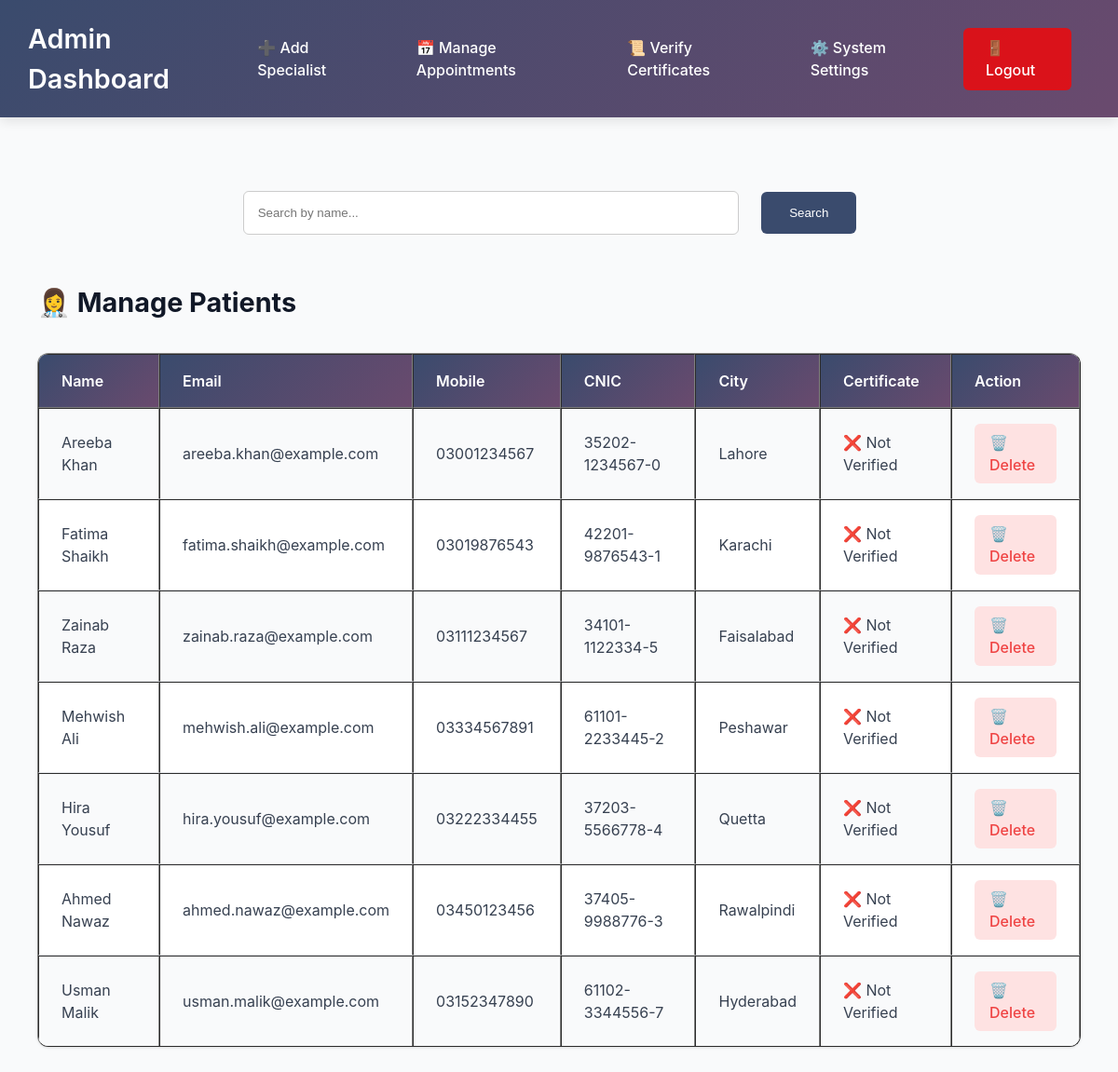
/derma/admin/manage_patients.php, run on the app's committed database.
### tables this page shows
CREATE TABLE `patients` (
  `id` int NOT NULL,
  `first_name` varchar(50) NOT NULL,
  `last_name` varchar(50) NOT NULL,
  `username` varchar(50) NOT NULL,
  `password` varchar(255) NOT NULL,
  `email` varchar(100) NOT NULL,
  `mobile` varchar(15) NOT NULL,
  `cnic` varchar(15) NOT NULL,
  `state` varchar(50) NOT NULL,
  `city` varchar(50) NOT NULL,
  `role` enum('patient') NOT NULL DEFAULT 'patient',
  `certificate_path` varchar(255) DEFAULT NULL,
  `profile_photo_path` varchar(255) DEFAULT NULL,
  `created_at` timestamp NULL DEFAULT CURRENT_TIMESTAMP,
  `certificate_verified` tinyint(1) NOT NULL DEFAULT '0'
);

### derma/admin/manage_patients.php (the view, shortened to what this page needs)
<?php
include 'db_connection.php';
$search = isset($_GET['search']) ? mysqli_real_escape_string($conn, $_GET['search']) : '';
if (!empty($search)) {
    $result = mysqli_query($conn, "SELECT * FROM patients WHERE CONCAT(first_name, ' ', last_name) LIKE '%$search%'");
} else {
    $result = mysqli_query($conn, "SELECT * FROM patients");
}
?>
<!DOCTYPE html>
<html>
<head>
</head>
<body>
    <header>
        <h1><a href="admin_dashboard.php" style="color:white!important;text-decoration:none">Admin Dashboard</a></h1>
        <nav>
            <a href="add_specialist.php">➕ Add Specialist</a>
            <a href="appointments.php">📅 Manage Appointments</a>
            <a href="verify_certificates.php">📜 Verify Certificates</a>
            <a href="system_settings.php">⚙️ System Settings</a>
            <a href="../logout.php" class="logout">🚪 Logout</a>
        </nav>
    </header>
    <form method="GET" style="text-align:center; margin-top: 60px;">
        <input type="text" name="search" placeholder="Search by name..." value="<?= isset($_GET['search']) ? htmlspecialchars($_GET['search']) : '' ?>" style="padding:15px; width: 500px; border-radius: 6px; border: 1px solid #ccc;">
        <button type="submit" style="padding: 15px 30px;margin:20px; background: #3a4b6d; color: white; border: none; border-radius: 6px; cursor: pointer;">Search</button>
    </form>
    <h1>👩‍⚕️ Manage Patients</h1>
    <table border="1">
        <tr>
            <th>Name</th>
            <th>Email</th>
            <th>Mobile</th>
            <th>CNIC</th>
            <th>City</th>
            <th>Certificate</th>
            <th>Action</th>
        </tr>
        <?php while ($row = mysqli_fetch_assoc($result)) { ?>
            <tr>
                <td><?= $row['first_name'] . ' ' . $row['last_name']; ?></td>
                <td><?= $row['email']; ?></td>
                <td><?= $row['mobile']; ?></td>
                <td><?= $row['cnic']; ?></td>
                <td><?= $row['city']; ?></td>
                <td><?= $row['certificate_verified'] ? "✔️ Verified" : "❌ Not Verified"; ?></td>
                <td>
                    <a href="?delete_id=<?= $row['id']; ?>" onclick="return confirm('Are you sure?')">🗑️ Delete</a>
                </td>
            </tr>
        <?php } ?>
    </table>
</body>
</html>

### derma/admin/manage_patients.php (style rules this page uses)
:root { --primary-color: #4f46e5; --primary-hover: #4338ca; --danger-color: #ef4444; --danger-hover: #dc2626; --success-color: #10b981; --text-color: #374151; --light-bg: #f9fafb; --border-color: #e5e7eb; }
body { font-family: 'Inter', -apple-system, BlinkMacSystemFont, sans-serif; margin: 0; padding: 0; background-color: var(--light-bg); color: var(--text-color); line-height: 1.5; }
header { background: linear-gradient(135deg, #3a4b6d 0%, #6a4a6e 100%); color: #fff; padding: 20px 0; display: flex; justify-content: space-between; align-items: center; box-shadow: 0 4px 12px rgba(0, 0, 0, 0.1); position: sticky; top: 0; z-index: 1000; }
header h1 { margin: 0; margin-left: 30px; font-size: 1.8rem; font-weight: 600; }
nav { display: flex; gap: 15px; margin-right: 20px; }
nav a { color: #fff; text-decoration: none; font-weight: 500; padding: 0.6rem 1.2rem; border-radius: 6px; transition: all 0.3s ease; display: flex; align-items: center; gap: 8px; }
.logout { background-color: rgba(255, 0, 0, 0.762); margin-right: 30px; padding: 0.6rem 1.5rem; }
h1 { color: #111827; margin: 2rem 2.5rem; font-size: 1.8rem; font-weight: 700; display: flex; align-items: center; gap: 0.75rem; }
table { width: calc(100% - 5rem); margin: 1rem 2.5rem 3rem; border-collapse: separate; border-spacing: 0; box-shadow: 0 1px 3px 0 rgba(0, 0, 0, 0.1), 0 1px 2px -1px rgba(0, 0, 0, 0.1); border-radius: 0.75rem; overflow: hidden; background: white; }
th { background: linear-gradient(135deg, #3a4b6d 0%, #6a4a6e 100%); color: white; font-weight: 600; text-align: left; padding: 1rem 1.5rem; position: sticky; top: 0; }
td { padding: 1rem 1.5rem; border-bottom: 1px solid var(--border-color); vertical-align: middle; }
tr:last-child td { border-bottom: none; }
tr:nth-child(even) { background-color: #f9fafb; }
td:nth-child(7) { font-weight: 500; }
td a { display: inline-flex; align-items: center; gap: 0.5rem; padding: 0.5rem 1rem; border-radius: 0.375rem; text-decoration: none; transition: all 0.2s ease; }
td a[onclick] { color: var(--danger-color); background-color: #fee2e2; }

### data on the page
patients: first_name "Areeba", last_name "Khan", email "areeba.khan@example.com", mobile "03001234567", cnic "35202-1234567-0", city "Lahore", certificate_verified "❌ Not Verified"
patients: first_name "Fatima", last_name "Shaikh", email "fatima.shaikh@example.com", mobile "03019876543", cnic "42201-9876543-1", city "Karachi", certificate_verified "❌ Not Verified"
patients: first_name "Zainab", last_name "Raza", email "zainab.raza@example.com", mobile "03111234567", cnic "34101-1122334-5", city "Faisalabad", certificate_verified "❌ Not Verified"
patients: first_name "Mehwish", last_name "Ali", email "mehwish.ali@example.com", mobile "03334567891", cnic "61101-2233445-2", city "Peshawar", certificate_verified "❌ Not Verified"
patients: first_name "Hira", last_name "Yousuf", email "hira.yousuf@example.com", mobile "03222334455", cnic "37203-5566778-4", city "Quetta", certificate_verified "❌ Not Verified"
patients: first_name "Ahmed", last_name "Nawaz", email "ahmed.nawaz@example.com", mobile "03450123456", cnic "37405-9988776-3", city "Rawalpindi", certificate_verified "❌ Not Verified"
patients: first_name "Usman", last_name "Malik", email "usman.malik@example.com", mobile "03152347890", cnic "61102-3344556-7", city "Hyderabad", certificate_verified "❌ Not Verified"
